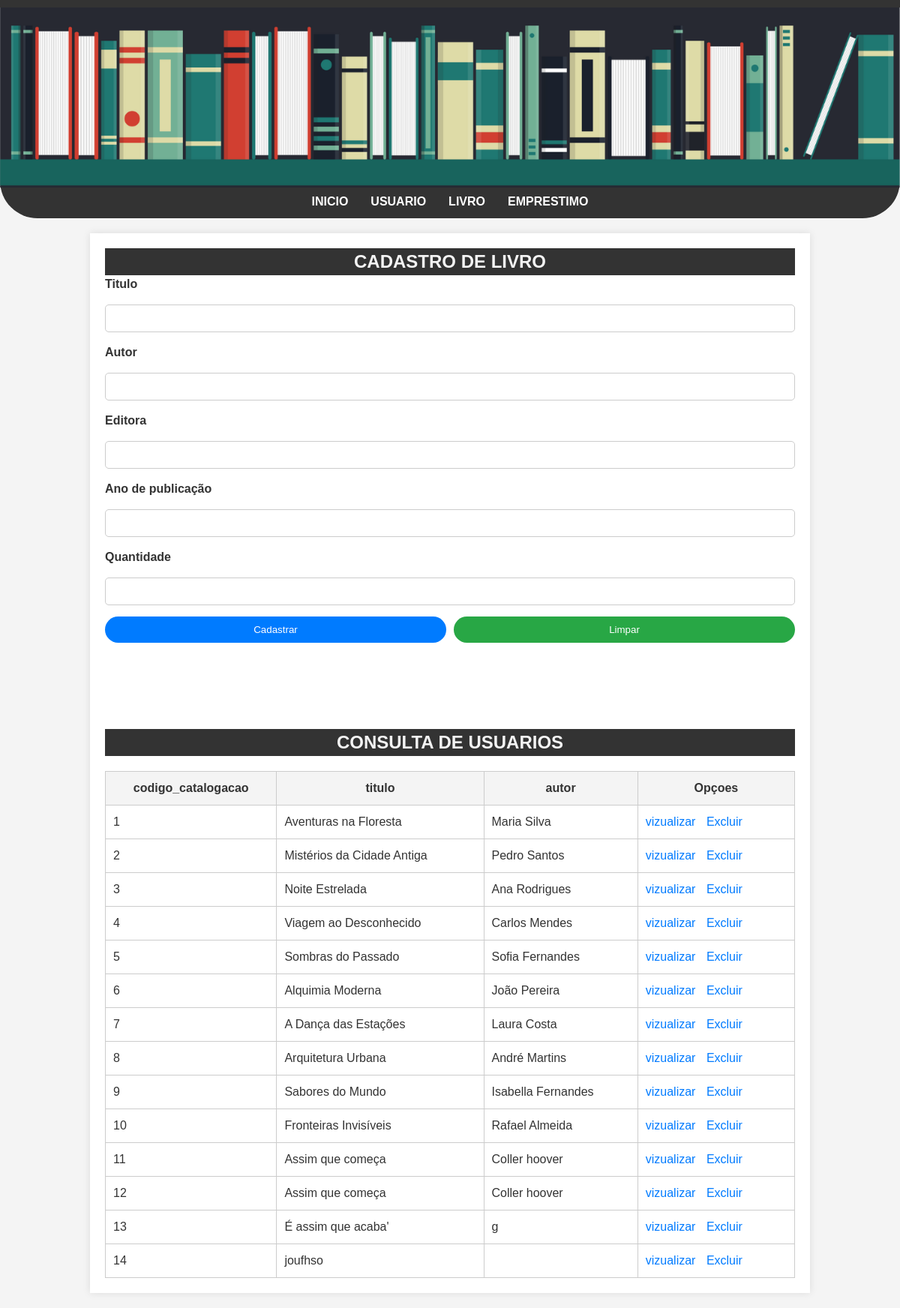
Page /livro.php on the committed database.
### tables this page shows
CREATE TABLE "tb_livro" (
	"codigo_catalogacao"	INTEGER,
	"titulo"	TEXT NOT NULL,
	"autor"	TEXT NOT NULL,
	"editora"	TEXT NOT NULL,
	"ano_de_publicacao"	TEXT NOT NULL,
	"quantidade" INTEGER NOT NULL,
	PRIMARY KEY("codigo_catalogacao" AUTOINCREMENT)
);

### livro.php (the view, shortened to what this page needs)
<?php
    try {
        $conectar = new PDO("sqlite:banco/banco_biblioteca.db");
        $sql = $conectar->query("SELECT * FROM tb_livro");
        $tb_livro = $sql->fetchAll(PDO::FETCH_ASSOC);
    } catch (\Throwable $th) {
        echo "nao ok";
    }
?>
<!DOCTYPE html>
<html lang="pt_br">
<head>
    <link rel="stylesheet" href="./css/estilos.css">
</head>
<body>
    <header>
       <img src="/img/Biblioteca-Banner.png" alt="Biblioteca-Banner">
       <nav class="menu">
            <ul>
                <li><a href="index.php">Inicio</a></li>
                <li><a href="usuarios.php">Usuario</a></li>
                <li><a href="livro.php">Livro</a></li>
                <li><a href="#">emprestimo</a></li>
            </ul>
       </nav>
    </header>
    <main>
    <div class="cadastro">
        <h2>Cadastro de livro</h2>
        <form action="livro_cadastro.php" method="POST">
            <label for="titulo">Titulo</label>
            <input type="text" name="titulo" id="titulo">
            <label for="autor">Autor</label>
            <input type="text" name="autor" id="autor">
            <label for="editora">Editora</label>
            <input type="text" name="editora" id="editora">
            <label for="ano_de_publicacao">Ano de publicação</label>
            <input type="text" name="ano_de_publicacao" id="ano_de_publicacao">
            <label for="quantidade">Quantidade</label>
            <input type="text" name="quantidade" id="quantidade">
            <div class="botoes">
                <input type="submit" value="Cadastrar">
                <input type="reset" value="Limpar">
            </div>
        </form>
    </div>
    <div class="consulta">
        <h2>Consulta de usuarios</h2>
        <table>
            <tr>
                <th>codigo_catalogacao</th>
                <th>titulo</th>
                <th>autor</th>
                <th>Opçoes</th>
            </tr>
            <?php
             for($i = 0; $i < count($tb_livro); $i++){
                echo "<tr>";
                echo "<td>" . $tb_livro[$i]['codigo_catalogacao'] . "</td>";
                echo "<td>" . $tb_livro[$i]['titulo'] . "</td>";
                echo "<td>" . $tb_livro[$i]['autor'] . "</td>";
                echo "<td> <a href='#'>vizualizar</a> <a href='#'>Excluir</a> </td>" ;
                echo "</tr>";
            }
            ?>
        </table>
    </div>
    </main>
</body>
</html>

### css/estilos.css (style rules this page uses)
* { margin: 0; padding: 0; font-family: Arial, sans-serif; text-decoration: none; box-sizing: border-box; }
body { background-color: #f4f4f4; color: #333; font-size: 16px; line-height: 1.5; }
header { background-color: #333; color: #fff; padding: 10px 0; text-align: center; border-bottom-left-radius: 50px; border-bottom-right-radius: 50px; }
header img { width: 100%; }
nav ul { list-style-type: none; display: flex; justify-content: center; }
nav li { margin: 0 15px; }
nav a { color: #fff; font-weight: bold; transition: color 0.3s; text-transform: uppercase; }
main { width: 80%; max-width: 1200px; margin: 20px auto; background-color: #fff; padding: 20px; box-shadow: 0 0 10px rgba(0, 0, 0, 0.1); }
.cadastro { margin-bottom: 100px; }
h2 { width: 100%; background-color: #333; color: #f4f4f4; text-transform: uppercase; text-align: center; }
label { font-weight: bold; }
label, input { display: block; width: 100%; margin-bottom: 15px; }
input[type="text"] { padding: 10px; border: 1px solid #ccc; border-radius: 5px; }
.botoes { display: flex; justify-content: start; gap: 10px; }
.botoes input[type="submit"], .botoes input[type="reset"], .botoes input[type="button"] { padding: 10px 20px; border: none; border-radius: 50px; cursor: pointer; transition: background-color 0.3s; }
.botoes input[type="submit"] { background-color: #007BFF; color: #fff; }
.botoes input[type="reset"] { background-color: #28a745; color: #fff; }
table { width: 100%; border-collapse: collapse; margin-top: 20px; }
th, td, tr { padding: 10px; border: 1px solid #ccc; text-align: left; }
th { background-color: #f4f4f4; text-align: center; }
td a { color: #007BFF; margin-right: 10px; }

### rows in the picture
tb_livro: codigo_catalogacao "1", titulo "Aventuras na Floresta", autor "Maria Silva"
tb_livro: codigo_catalogacao "2", titulo "Mistérios da Cidade Antiga", autor "Pedro Santos"
tb_livro: codigo_catalogacao "3", titulo "Noite Estrelada", autor "Ana Rodrigues"
tb_livro: codigo_catalogacao "4", titulo "Viagem ao Desconhecido", autor "Carlos Mendes"
tb_livro: codigo_catalogacao "5", titulo "Sombras do Passado", autor "Sofia Fernandes"
tb_livro: codigo_catalogacao "6", titulo "Alquimia Moderna", autor "João Pereira"
tb_livro: codigo_catalogacao "7", titulo "A Dança das Estações", autor "Laura Costa"
tb_livro: codigo_catalogacao "8", titulo "Arquitetura Urbana", autor "André Martins"
tb_livro: codigo_catalogacao "9", titulo "Sabores do Mundo", autor "Isabella Fernandes"
tb_livro: codigo_catalogacao "10", titulo "Fronteiras Invisíveis", autor "Rafael Almeida"
tb_livro: codigo_catalogacao "11", titulo "Assim que começa", autor "Coller hoover"
tb_livro: codigo_catalogacao "12", titulo "Assim que começa", autor "Coller hoover"
tb_livro: codigo_catalogacao "13", titulo "É assim que acaba'", autor "g"
tb_livro: codigo_catalogacao "14", titulo "joufhso"
